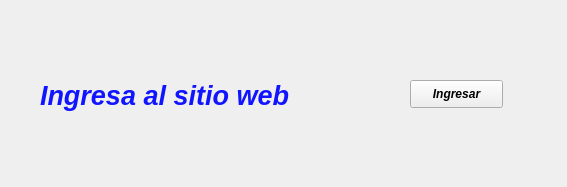
<?xml version="1.0" encoding="UTF-8"?>
<ui version="4.0">
 <class>Form</class>
 <widget class="QWidget" name="Form">
  <property name="geometry">
   <rect>
    <x>0</x>
    <y>0</y>
    <width>567</width>
    <height>187</height>
   </rect>
  </property>
  <property name="windowTitle">
   <string>Form</string>
  </property>
  <widget class="QLabel" name="label">
   <property name="geometry">
    <rect>
     <x>40</x>
     <y>60</y>
     <width>341</width>
     <height>71</height>
    </rect>
   </property>
   <property name="palette">
    <palette>
     <active>
      <colorrole role="WindowText">
       <brush brushstyle="SolidPattern">
        <color alpha="255">
         <red>17</red>
         <green>21</green>
         <blue>255</blue>
        </color>
       </brush>
      </colorrole>
     </active>
     <inactive>
      <colorrole role="WindowText">
       <brush brushstyle="SolidPattern">
        <color alpha="255">
         <red>17</red>
         <green>21</green>
         <blue>255</blue>
        </color>
       </brush>
      </colorrole>
     </inactive>
     <disabled>
      <colorrole role="WindowText">
       <brush brushstyle="SolidPattern">
        <color alpha="255">
         <red>120</red>
         <green>120</green>
         <blue>120</blue>
        </color>
       </brush>
      </colorrole>
     </disabled>
    </palette>
   </property>
   <property name="font">
    <font>
     <pointsize>20</pointsize>
     <weight>75</weight>
     <italic>true</italic>
     <bold>true</bold>
    </font>
   </property>
   <property name="text">
    <string>Ingresa al sitio web</string>
   </property>
  </widget>
  <widget class="QPushButton" name="pushButton">
   <property name="geometry">
    <rect>
     <x>410</x>
     <y>80</y>
     <width>93</width>
     <height>28</height>
    </rect>
   </property>
   <property name="palette">
    <palette>
     <active>
      <colorrole role="WindowText">
       <brush brushstyle="SolidPattern">
        <color alpha="255">
         <red>74</red>
         <green>14</green>
         <blue>253</blue>
        </color>
       </brush>
      </colorrole>
     </active>
     <inactive>
      <colorrole role="WindowText">
       <brush brushstyle="SolidPattern">
        <color alpha="255">
         <red>74</red>
         <green>14</green>
         <blue>253</blue>
        </color>
       </brush>
      </colorrole>
     </inactive>
     <disabled>
      <colorrole role="WindowText">
       <brush brushstyle="SolidPattern">
        <color alpha="255">
         <red>120</red>
         <green>120</green>
         <blue>120</blue>
        </color>
       </brush>
      </colorrole>
     </disabled>
    </palette>
   </property>
   <property name="font">
    <font>
     <weight>75</weight>
     <italic>true</italic>
     <bold>true</bold>
     <underline>false</underline>
     <kerning>true</kerning>
    </font>
   </property>
   <property name="text">
    <string>Ingresar</string>
   </property>
  </widget>
 </widget>
 <resources/>
 <connections/>
</ui>
